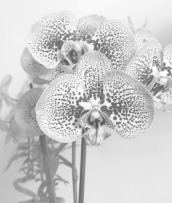
#> input picture data/flor_alvo.png, 172 x 203 px
$ jupyter execute esp_hist.ipynb
#> lines starting #> are read from the running program, lines starting #| are printed output that depends on the picture
#> further down, imagem_alvo is the input picture: shape (203, 172, 3); min 77, max 253, mean 204.1
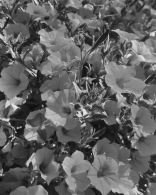
#> input picture data/flor_referencia.png, 156 x 195 px
#> further down, imagem_referencia is the input picture: shape (195, 156, 3); min 12, max 241, mean 98
### funcoespi.py
import cv2
import numpy as np

#aplicar o stretching no HSV
# [94 lines left out: functions stretching_contraste_hsv, stretching_contraste_rgb, clip_contraste, filtro_media, filtro_mediana, not called in this run]

#função de especificação de histograma
def esp_hist(referencia, alvo):

    referencia_lab = cv2.cvtColor(referencia, cv2.COLOR_BGR2LAB)
#> referencia_lab: shape (195, 156, 3); mean of channels 0, 1, 2 104.4, 128, 128
    alvo_lab = cv2.cvtColor(alvo, cv2.COLOR_BGR2LAB)
#> alvo_lab: shape (203, 172, 3); mean of channels 0, 1, 2 208.9, 128, 128

    l_ref, a_ref, b_ref = cv2.split(referencia_lab)
#> a_ref: shape (195, 156); every value is 128
    l_alvo, a_alvo, b_alvo = cv2.split(alvo_lab)
#> a_alvo: shape (203, 172); every value is 128

    hist_ref = cv2.calcHist([l_ref], [0],None, [256], [0, 256])
#> hist_ref = 256 values, max 482 at index 82, min 0 at index 0, mean 118.8
    hist_alvo = cv2.calcHist([l_alvo], [0],None, [256], [0, 256])
#> hist_alvo = 256 values, max 1469 at index 235, min 0 at index 0, mean 136.4

    pdf_ref = hist_ref / hist_ref.sum()
#> pdf_ref = 256 values, max 0.0158 at index 82, min 0 at index 0, mean 0.00391
    pdf_alvo = hist_alvo / hist_alvo.sum()
#> pdf_alvo = 256 values, max 0.0421 at index 235, min 0 at index 0, mean 0.00391

    cdf_ref = np.cumsum(pdf_ref)
#> cdf_ref = 256 values from 0 to 1
    cdf_alvo = np.cumsum(pdf_alvo)
#> cdf_alvo = 256 values from 0 to 1

    mapeamento = np.interp(cdf_alvo, cdf_ref,range(256))
#> mapeamento = 256 values from 8 to 243

    l_novo = cv2.LUT(l_alvo,mapeamento.astype(np.uint8))
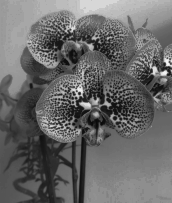
#> l_novo: shape (203, 172); min 8, max 242, mean 104.7

    alvo_novo_lab = cv2.merge([l_novo, a_alvo,b_alvo])
#> alvo_novo_lab: shape (203, 172, 3); mean of channels 0, 1, 2 104.7, 128, 128

    imagem_resultado = cv2.cvtColor(alvo_novo_lab, cv2.COLOR_LAB2BGR)

    return imagem_resultado


# [27 lines left out: function exibir_resultados, not called in this run]

### esp_hist.ipynb
[cell 1]
import cv2
import matplotlib.pyplot as plt
from funcoespi import esp_hist

[cell 2]
#carregar imagens
imagem_alvo = cv2.imread('data/flor_alvo.png')
imagem_referencia = cv2.imread('data/flor_referencia.png')

flor_resultado = esp_hist(imagem_referencia, imagem_alvo)

#exibir resultados

plt.figure(figsize=(15,5))
plt.subplot(1,3,1)
plt.title('Imagem Alvo')
plt.imshow(cv2.cvtColor(imagem_alvo, cv2.COLOR_BGR2RGB))
plt.axis('off')

plt.subplot(1,3,2)
plt.title('Imagem Referência')
plt.imshow(cv2.cvtColor(imagem_referencia, cv2.COLOR_BGR2RGB))
plt.axis('off')

plt.subplot(1,3,3)
plt.title('Resultado ESP-Hist')
plt.imshow(cv2.cvtColor(flor_resultado, cv2.COLOR_BGR2RGB))
plt.axis('off')
plt.show()
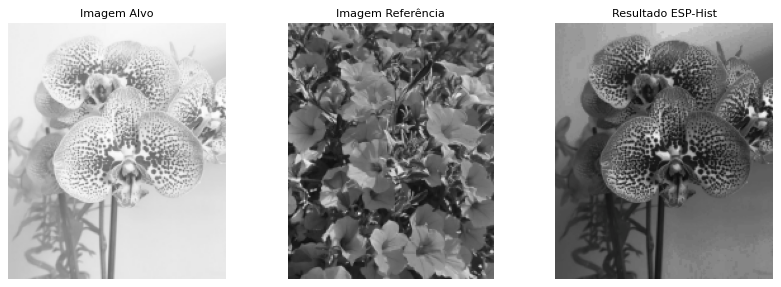
#> figure drawn by matplotlib, 3 panels
